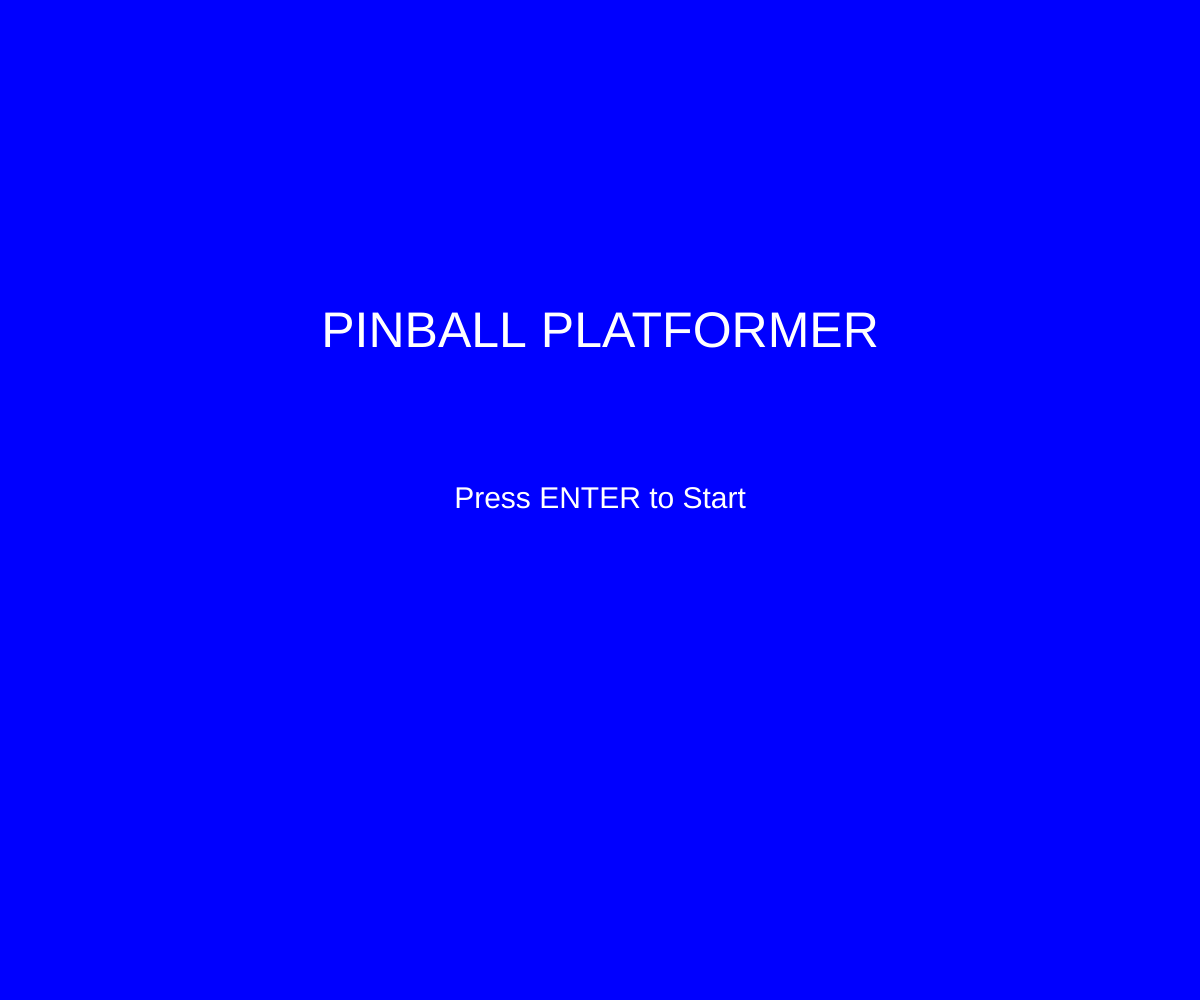
Frame 1 (no input)
Frame 60 (no input): identical to frame 1, image omitted
Frame 120 (the mouse pressed at the canvas centre since frame 60): identical to frame 1, image omitted

The p5.js sketch that drew this single still picture (run headless with seeded random() and noise() and a simulated clock; from frame 60 on, the mouse is pressed at the canvas centre):

// p5.js sketch
// ── sketch.js
let marble, paddle, character;
let bricks = [];
let powerUps = [];
let obstacles = [];
let life, score;
let gameState = 'title';

function setup() {
  createCanvas(windowWidth, windowHeight);
  marble = new Marble();
  paddle = new Paddle();
  character = new Character();
  life = 5;
  score = 0;
  setupBricks();
  setupPowerUps();
  setupObstacles();
}

function draw() {
  background(255);
  if (gameState === 'title') {
    titleScreen();
  } else if (gameState === 'gameplay') {
    gameplayScreen();
  } else if (gameState === 'gameover') {
    gameoverScreen();
  } else if (gameState === 'gamewin') {
    gamewinScreen();
  }
}

function titleScreen() {
  background(0, 0, 255);
  textSize(50);
  textAlign(CENTER, CENTER);
  fill(255);
  text('PINBALL PLATFORMER', width / 2, height / 3);
  textSize(30);
  text('Press ENTER to Start', width / 2, height / 2);
  if (keyIsPressed && keyCode === ENTER) {
    gameState = 'gameplay';
  }
}

function gameplayScreen() {
  background(0, 255, 0);
  displayScoreAndLife();
  marble.draw();
  marble.move();
  marble.checkCollisions();
  
  paddle.draw();
  paddle.move();
  
  character.draw();
  character.move();
  
  bricks.forEach(brick => brick.draw());
  powerUps.forEach(powerUp => powerUp.draw());
  obstacles.forEach(obstacle => obstacle.draw());

  if (life <= 0) {
    gameState = 'gameover';
  }

  if (score >= 100) { // Example win condition
    gameState = 'gamewin';
  }
}

function gameoverScreen() {
  background(255, 0, 0);
  textSize(50);
  textAlign(CENTER, CENTER);
  fill(0);
  text('GAME OVER', width / 2, height / 3);
  textSize(30);
  text('Press BACKSPACE to Return to Menu', width / 2, height / 2);
  if (keyIsPressed && keyCode === BACKSPACE) {
    resetGame();
    gameState = 'title';
  }
}

function gamewinScreen() {
  background(0, 255, 255);
  textSize(50);
  textAlign(CENTER, CENTER);
  fill(0);
  text('YOU WIN', width / 2, height / 3);
  textSize(30);
  text('Press BACKSPACE to Return to Menu', width / 2, height / 2);
  if (keyIsPressed && keyCode === BACKSPACE) {
    resetGame();
    gameState = 'title';
  }
}

function displayScoreAndLife() {
  textSize(20);
  fill(0);
  text('Score: ' + score, 50, 30);
  text('Lives: ' + life, 50, 60);
}

function resetGame() {
  marble.reset();
  paddle.reset();
  character.reset();
  life = 5;
  score = 0;
  setupBricks();
  setupPowerUps();
  setupObstacles();
}

function setupBricks() {
  bricks = [];
  // Initialize bricks at random positions
  for (let i = 0; i < 10; i++) {
    bricks.push(new Brick(random(width), random(height / 2)));
  }
}

function setupPowerUps() {
  powerUps = [];
  // Initialize power-ups at random positions
  for (let i = 0; i < 5; i++) {
    powerUps.push(new PowerUp(random(width), random(height / 2)));
  }
}

function setupObstacles() {
  obstacles = [];
  // Initialize obstacles at random positions
  for (let i = 0; i < 5; i++) {
    obstacles.push(new Obstacle(random(width), random(height / 2)));
  }
}

class Marble {
  constructor() {
    this.reset();
  }

  reset() {
    this.x = width / 2;
    this.y = height / 2;
    this.dx = random(3, 6);
    this.dy = random(3, 6);
    this.radius = 20;
  }

  draw() {
    fill(200);
    ellipse(this.x, this.y, this.radius * 2);
  }

  move() {
    this.x += this.dx;
    this.y += this.dy;
    if (this.x < 0 || this.x > width) {
      this.dx *= -1;
    }
    if (this.y < 0) {
      this.dy *= -1;
    }
    if (this.y > height) {
      life--;
      this.reset();
    }
  }

  checkCollisions() {
    if (this.y + this.radius > paddle.y && this.x > paddle.x && this.x < paddle.x + paddle.width) {
      this.dy *= -1;
      this.y = paddle.y - this.radius;
    }
    bricks.forEach((brick, index) => {
      if (this.x > brick.x && this.x < brick.x + brick.width && this.y - this.radius < brick.y + brick.height && this.y + this.radius > brick.y) {
        score += 10;
        this.dy *= -1;
        bricks.splice(index, 1);
      }
    });
    powerUps.forEach((powerUp, index) => {
      if (dist(this.x, this.y, powerUp.x, powerUp.y) < this.radius + powerUp.radius) {
        score += 20;
        powerUps.splice(index, 1);
      }
    });
    obstacles.forEach((obstacle, index) => {
      if (dist(this.x, this.y, obstacle.x, obstacle.y) < this.radius + obstacle.radius) {
        life--;
        obstacles.splice(index, 1);
      }
    });
  }
}

class Paddle {
  constructor() {
    this.reset();
  }

  reset() {
    this.x = width / 2 - 75;
    this.y = height - 30;
    this.width = 150;
    this.height = 20;
  }

  draw() {
    fill(100);
    rect(this.x, this.y, this.width, this.height);
  }

  move() {
    if (keyIsDown(LEFT_ARROW)) {
      this.x -= 10;
    }
    if (keyIsDown(RIGHT_ARROW)) {
      this.x += 10;
    }
    this.x = constrain(this.x, 0, width - this.width);
  }
}

class Character {
  constructor() {
    this.reset();
  }

  reset() {
    this.x = width / 2;
    this.y = height - 60;
    this.size = 40;
    this.dx = 5;
    this.dy = 0;
    this.gravity = 1;
    this.jumpStrength = -15;
    this.onGround = false;
  }

  draw() {
    fill(255, 0, 0);
    rect(this.x, this.y, this.size, this.size);
  }

  move() {
    if (keyIsDown(65)) { // 'A' key
      this.x -= this.dx;
    }
    if (keyIsDown(68)) { // 'D' key
      this.x += this.dx;
    }
    if (keyIsDown(87) && this.onGround) { // 'W' key
      this.dy = this.jumpStrength;
      this.onGround = false;
    }
    this.dy += this.gravity;
    this.y += this.dy;
    if (this.y + this.size >= height) {
      this.y = height - this.size;
      this.dy = 0;
      this.onGround = true;
    }
    this.x = constrain(this.x, 0, width - this.size);
  }
}

class Brick {
  constructor(x, y) {
    this.x = x;
    this.y = y;
    this.width = 80;
    this.height = 20;
  }

  draw() {
    fill(150);
    rect(this.x, this.y, this.width, this.height);
  }
}

class PowerUp {
  constructor(x, y) {
    this.x = x;
    this.y = y;
    this.radius = 15;
  }

  draw() {
    fill(0, 255, 0);
    ellipse(this.x, this.y, this.radius * 2);
  }
}

class Obstacle {
  constructor(x, y) {
    this.x = x;
    this.y = y;
    this.radius = 20;
  }

  draw() {
    fill(255, 0, 0);
    ellipse(this.x, this.y, this.radius * 2);
  }
}
